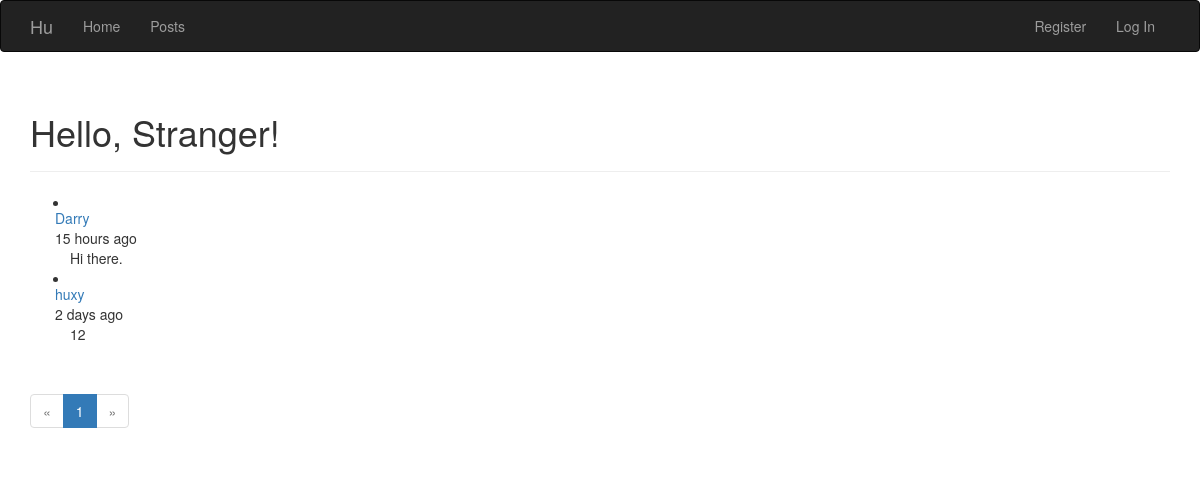
The page / on the database its author committed.
### app/models.py (models this page shows, shortened)
class Comment(db.Model):
    __tablename__ = 'comments'
    id = db.Column(db.Integer, primary_key=True)
    body = db.Column(db.Text)
    timestamp = db.Column(db.DateTime,index=True, default=datetime.utcnow)
    author_id = db.Column(db.Integer, db.ForeignKey('users.id'))

class User(UserMixin, db.Model):
    __tablename__ = 'users'
    id = db.Column(db.Integer, primary_key = True)
    username = db.Column(db.String(64), unique = True, index = True)
    password_hash = db.Column(db.String(128))
    role_id = db.Column(db.Integer, db.ForeignKey('roles.id'))
    location = db.Column(db.String(64))
    about_me = db.Column(db.Text())
    member_since = db.Column(db.DateTime(), default=datetime.utcnow)
    last_seen = db.Column(db.DateTime(), default=datetime.utcnow)
    comments = db.relationship('Comment', backref='author', lazy='dynamic')
    posts = db.relationship('Post', backref='author', lazy='dynamic')
    followed = db.relationship('Follow', foreign_keys=[Follow.follower_id], backref=db.backref('follower', lazy='joined'),lazy='dynamic',cascade='all, delete-orphan')
    follower = db.relationship('Follow', foreign_keys=[Follow.followed_id], backref=db.backref('followed', lazy='joined'),lazy='dynamic',cascade='all, delete-orphan')
    @property
    def password(self):
        raise AttributeError('Password is not a readable attribute.')

### app/main/views.py (the view)
@main.route('/',  methods=['GET', 'POST'])
def index():
    form = CommentForm()
    if current_user.is_authenticated and current_user.can(Permissions.WRITE_ARTICLES) and form.validate_on_submit():
        comment = Comment(body=form.body.data, author=current_user._get_current_object())
        db.session.add(comment)
        db.session.commit()
        return redirect(url_for('.index'))
    page = request.args.get('page', 1, type=int)
    pagination = Comment.query.order_by(Comment.timestamp.desc()).paginate(page, per_page=current_app.config['COMMENTS_PER_PAGE'], error_out=False)
    comments = pagination.items
    return render_template('index.html',form=form, comments=comments, pagination=pagination, Permissions=Permissions)

### app/auth/views.py (called while the page is built)
@auth.before_app_request
def before_request():
    if current_user.is_authenticated:
        current_user.ping()

### app/templates/index.html (shortened to what this page needs)
{% extends "base.html"%}
{% import "bootstrap/wtf.html" as wtf %}
{% import "_macros.html" as macros %}
{% block page_content %}
<div class="page-header">
	<h1>Hello, {% if current_user.is_authenticated %}{{current_user.username}}{% else %}Stranger{%endif%}!</h1>
</div>
{%include '_comments.html'%}
<div class="pagination">
	{{macros.pagination_widget(pagination,'.index')}}
</div>
{% endblock %}

### app/templates/_comments.html
<div>
<ul class="posts">
	{%for comment in comments %}
	<li class="post">
		<div class="row">
			<div class="col-4">
				<div class="post-author">
					<a href="{{url_for('main.user', username=comment.author.username)}}">
						{{ comment.author.username }}
					</a>
				</div>
			</div>
			<div class="col-4">
				<div class="post-date">{{moment(comment.timestamp).fromNow()}}</div>
			</div>
		</div>
			<div class="post-content">
				<div class="post-body">
					{{comment.body}}
				</div>
			</div>
	</li>
	{%endfor%}
</ul>
</div>

### rows shown on the page
Comment: author.username "Darry", timestamp "15 hours ago", body "Hi there."
Comment: author.username "huxy", timestamp "2 days ago", body "12"

### other values the page prints
{{ p }} "1"
